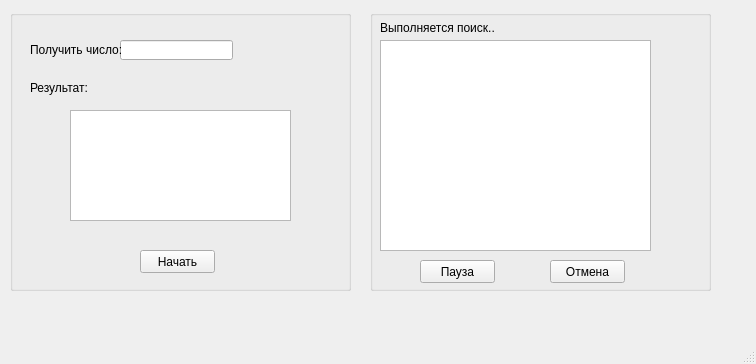
<?xml version="1.0" encoding="UTF-8"?>
<ui version="4.0">
 <class>MainWindow</class>
 <widget class="QMainWindow" name="MainWindow">
  <property name="geometry">
   <rect>
    <x>0</x>
    <y>0</y>
    <width>756</width>
    <height>364</height>
   </rect>
  </property>
  <property name="windowTitle">
   <string>MainWindow</string>
  </property>
  <widget class="QWidget" name="centralwidget">
   <widget class="QGroupBox" name="groupBoxMain">
    <property name="geometry">
     <rect>
      <x>10</x>
      <y>10</y>
      <width>341</width>
      <height>281</height>
     </rect>
    </property>
    <property name="title">
     <string/>
    </property>
    <widget class="QLineEdit" name="lineEditGetNum">
     <property name="geometry">
      <rect>
       <x>110</x>
       <y>30</y>
       <width>113</width>
       <height>20</height>
      </rect>
     </property>
    </widget>
    <widget class="QLabel" name="labelGetNum">
     <property name="geometry">
      <rect>
       <x>20</x>
       <y>30</y>
       <width>131</width>
       <height>20</height>
      </rect>
     </property>
     <property name="text">
      <string>Получить число:</string>
     </property>
    </widget>
    <widget class="QTextEdit" name="textEditResult">
     <property name="geometry">
      <rect>
       <x>60</x>
       <y>100</y>
       <width>221</width>
       <height>111</height>
      </rect>
     </property>
    </widget>
    <widget class="QLabel" name="labelResult">
     <property name="geometry">
      <rect>
       <x>20</x>
       <y>70</y>
       <width>71</width>
       <height>16</height>
      </rect>
     </property>
     <property name="text">
      <string>Результат:</string>
     </property>
    </widget>
    <widget class="QPushButton" name="runButton">
     <property name="geometry">
      <rect>
       <x>130</x>
       <y>240</y>
       <width>75</width>
       <height>23</height>
      </rect>
     </property>
     <property name="text">
      <string>Начать</string>
     </property>
    </widget>
   </widget>
   <widget class="QGroupBox" name="groupBoxProcess">
    <property name="geometry">
     <rect>
      <x>370</x>
      <y>10</y>
      <width>341</width>
      <height>281</height>
     </rect>
    </property>
    <property name="title">
     <string/>
    </property>
    <widget class="QTextEdit" name="textEditProcess">
     <property name="geometry">
      <rect>
       <x>10</x>
       <y>30</y>
       <width>271</width>
       <height>211</height>
      </rect>
     </property>
    </widget>
    <widget class="QLabel" name="label_4">
     <property name="geometry">
      <rect>
       <x>10</x>
       <y>10</y>
       <width>191</width>
       <height>16</height>
      </rect>
     </property>
     <property name="text">
      <string>Выполняется поиск..</string>
     </property>
    </widget>
    <widget class="QPushButton" name="cancelButton">
     <property name="geometry">
      <rect>
       <x>180</x>
       <y>250</y>
       <width>75</width>
       <height>23</height>
      </rect>
     </property>
     <property name="text">
      <string>Отмена</string>
     </property>
    </widget>
    <widget class="QPushButton" name="pauseButton">
     <property name="geometry">
      <rect>
       <x>50</x>
       <y>250</y>
       <width>75</width>
       <height>23</height>
      </rect>
     </property>
     <property name="text">
      <string>Пауза</string>
     </property>
    </widget>
   </widget>
  </widget>
  <widget class="QMenuBar" name="menubar">
   <property name="geometry">
    <rect>
     <x>0</x>
     <y>0</y>
     <width>756</width>
     <height>21</height>
    </rect>
   </property>
  </widget>
  <widget class="QStatusBar" name="statusbar"/>
 </widget>
 <resources/>
 <connections/>
</ui>
